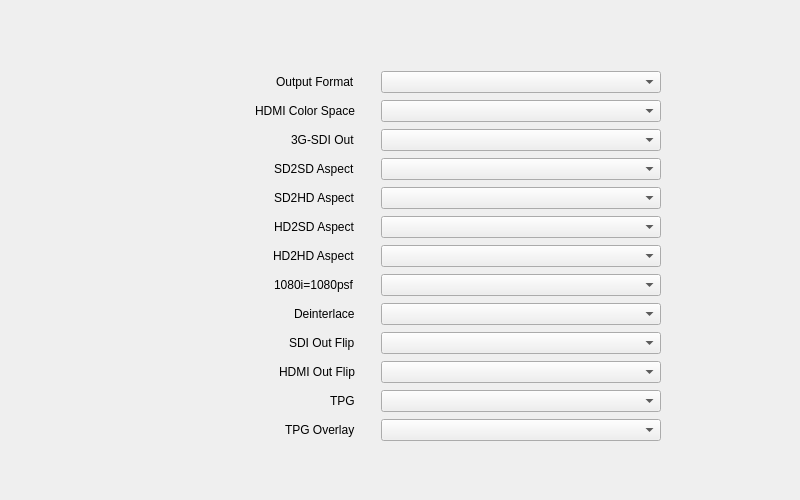
<?xml version="1.0" encoding="UTF-8"?>
<ui version="4.0">
 <class>Cross_Video_Format_Form</class>
 <widget class="QWidget" name="Cross_Video_Format_Form">
  <property name="geometry">
   <rect>
    <x>0</x>
    <y>0</y>
    <width>800</width>
    <height>500</height>
   </rect>
  </property>
  <property name="windowTitle">
   <string>Form</string>
  </property>
  <widget class="QWidget" name="layoutWidget">
   <property name="geometry">
    <rect>
     <x>110</x>
     <y>70</y>
     <width>591</width>
     <height>373</height>
    </rect>
   </property>
   <layout class="QGridLayout" name="gridLayout">
    <item row="3" column="1">
     <layout class="QHBoxLayout" name="horizontalLayout_10">
      <property name="leftMargin">
       <number>20</number>
      </property>
      <item>
       <widget class="QComboBox" name="SD2SD_aspect_comboBox">
        <property name="sizePolicy">
         <sizepolicy hsizetype="Minimum" vsizetype="Fixed">
          <horstretch>0</horstretch>
          <verstretch>0</verstretch>
         </sizepolicy>
        </property>
        <property name="minimumSize">
         <size>
          <width>280</width>
          <height>0</height>
         </size>
        </property>
       </widget>
      </item>
      <item>
       <spacer name="horizontalSpacer_10">
        <property name="orientation">
         <enum>Qt::Orientation::Horizontal</enum>
        </property>
        <property name="sizeHint" stdset="0">
         <size>
          <width>40</width>
          <height>20</height>
         </size>
        </property>
       </spacer>
      </item>
     </layout>
    </item>
    <item row="1" column="1">
     <layout class="QHBoxLayout" name="horizontalLayout_3">
      <property name="leftMargin">
       <number>20</number>
      </property>
      <item>
       <widget class="QComboBox" name="hdmiColorSpace_comboBox">
        <property name="sizePolicy">
         <sizepolicy hsizetype="Minimum" vsizetype="Fixed">
          <horstretch>0</horstretch>
          <verstretch>0</verstretch>
         </sizepolicy>
        </property>
        <property name="minimumSize">
         <size>
          <width>280</width>
          <height>0</height>
         </size>
        </property>
       </widget>
      </item>
      <item>
       <spacer name="horizontalSpacer_8">
        <property name="orientation">
         <enum>Qt::Orientation::Horizontal</enum>
        </property>
        <property name="sizeHint" stdset="0">
         <size>
          <width>40</width>
          <height>20</height>
         </size>
        </property>
       </spacer>
      </item>
     </layout>
    </item>
    <item row="6" column="0">
     <layout class="QHBoxLayout" name="horizontalLayout_19">
      <item>
       <spacer name="horizontalSpacer_19">
        <property name="orientation">
         <enum>Qt::Orientation::Horizontal</enum>
        </property>
        <property name="sizeHint" stdset="0">
         <size>
          <width>40</width>
          <height>20</height>
         </size>
        </property>
       </spacer>
      </item>
      <item>
       <widget class="QLabel" name="HD2HD_aspect_label">
        <property name="text">
         <string>HD2HD Aspect</string>
        </property>
       </widget>
      </item>
     </layout>
    </item>
    <item row="5" column="0">
     <layout class="QHBoxLayout" name="horizontalLayout_17">
      <item>
       <spacer name="horizontalSpacer_17">
        <property name="orientation">
         <enum>Qt::Orientation::Horizontal</enum>
        </property>
        <property name="sizeHint" stdset="0">
         <size>
          <width>40</width>
          <height>20</height>
         </size>
        </property>
       </spacer>
      </item>
      <item>
       <widget class="QLabel" name="HD2SD_aspect_label">
        <property name="text">
         <string>HD2SD Aspect</string>
        </property>
       </widget>
      </item>
     </layout>
    </item>
    <item row="1" column="0">
     <layout class="QHBoxLayout" name="horizontalLayout_4">
      <item>
       <spacer name="horizontalSpacer_2">
        <property name="orientation">
         <enum>Qt::Orientation::Horizontal</enum>
        </property>
        <property name="sizeHint" stdset="0">
         <size>
          <width>40</width>
          <height>20</height>
         </size>
        </property>
       </spacer>
      </item>
      <item>
       <widget class="QLabel" name="hdmiColorSpace_label">
        <property name="text">
         <string>HDMI Color Space</string>
        </property>
       </widget>
      </item>
     </layout>
    </item>
    <item row="7" column="1">
     <layout class="QHBoxLayout" name="horizontalLayout_11">
      <property name="leftMargin">
       <number>20</number>
      </property>
      <item>
       <widget class="QComboBox" name="i2psfMode_comboBox">
        <property name="sizePolicy">
         <sizepolicy hsizetype="Minimum" vsizetype="Fixed">
          <horstretch>0</horstretch>
          <verstretch>0</verstretch>
         </sizepolicy>
        </property>
        <property name="minimumSize">
         <size>
          <width>280</width>
          <height>0</height>
         </size>
        </property>
       </widget>
      </item>
      <item>
       <spacer name="horizontalSpacer_11">
        <property name="orientation">
         <enum>Qt::Orientation::Horizontal</enum>
        </property>
        <property name="sizeHint" stdset="0">
         <size>
          <width>40</width>
          <height>20</height>
         </size>
        </property>
       </spacer>
      </item>
     </layout>
    </item>
    <item row="11" column="1">
     <layout class="QHBoxLayout" name="horizontalLayout_24">
      <property name="leftMargin">
       <number>20</number>
      </property>
      <item>
       <widget class="QComboBox" name="pattern_combox">
        <property name="sizePolicy">
         <sizepolicy hsizetype="Minimum" vsizetype="Fixed">
          <horstretch>0</horstretch>
          <verstretch>0</verstretch>
         </sizepolicy>
        </property>
        <property name="minimumSize">
         <size>
          <width>280</width>
          <height>0</height>
         </size>
        </property>
       </widget>
      </item>
      <item>
       <spacer name="horizontalSpacer_23">
        <property name="orientation">
         <enum>Qt::Orientation::Horizontal</enum>
        </property>
        <property name="sizeHint" stdset="0">
         <size>
          <width>40</width>
          <height>20</height>
         </size>
        </property>
       </spacer>
      </item>
     </layout>
    </item>
    <item row="8" column="1">
     <layout class="QHBoxLayout" name="horizontalLayout_22">
      <property name="leftMargin">
       <number>20</number>
      </property>
      <item>
       <widget class="QComboBox" name="deinterlace__comboBox">
        <property name="sizePolicy">
         <sizepolicy hsizetype="Minimum" vsizetype="Fixed">
          <horstretch>0</horstretch>
          <verstretch>0</verstretch>
         </sizepolicy>
        </property>
        <property name="minimumSize">
         <size>
          <width>280</width>
          <height>0</height>
         </size>
        </property>
       </widget>
      </item>
      <item>
       <spacer name="horizontalSpacer_25">
        <property name="orientation">
         <enum>Qt::Orientation::Horizontal</enum>
        </property>
        <property name="sizeHint" stdset="0">
         <size>
          <width>40</width>
          <height>20</height>
         </size>
        </property>
       </spacer>
      </item>
     </layout>
    </item>
    <item row="3" column="0">
     <layout class="QHBoxLayout" name="horizontalLayout_6">
      <item>
       <spacer name="horizontalSpacer_4">
        <property name="orientation">
         <enum>Qt::Orientation::Horizontal</enum>
        </property>
        <property name="sizeHint" stdset="0">
         <size>
          <width>40</width>
          <height>20</height>
         </size>
        </property>
       </spacer>
      </item>
      <item>
       <widget class="QLabel" name="SD2SD_aspect_label">
        <property name="text">
         <string>SD2SD Aspect</string>
        </property>
       </widget>
      </item>
     </layout>
    </item>
    <item row="5" column="1">
     <layout class="QHBoxLayout" name="horizontalLayout_18">
      <property name="leftMargin">
       <number>20</number>
      </property>
      <item>
       <widget class="QComboBox" name="HD2SD_aspect_comboBox">
        <property name="sizePolicy">
         <sizepolicy hsizetype="Minimum" vsizetype="Fixed">
          <horstretch>0</horstretch>
          <verstretch>0</verstretch>
         </sizepolicy>
        </property>
        <property name="minimumSize">
         <size>
          <width>280</width>
          <height>0</height>
         </size>
        </property>
       </widget>
      </item>
      <item>
       <spacer name="horizontalSpacer_18">
        <property name="orientation">
         <enum>Qt::Orientation::Horizontal</enum>
        </property>
        <property name="sizeHint" stdset="0">
         <size>
          <width>40</width>
          <height>20</height>
         </size>
        </property>
       </spacer>
      </item>
     </layout>
    </item>
    <item row="11" column="0">
     <layout class="QHBoxLayout" name="horizontalLayout_23">
      <item>
       <spacer name="horizontalSpacer_22">
        <property name="orientation">
         <enum>Qt::Orientation::Horizontal</enum>
        </property>
        <property name="sizeHint" stdset="0">
         <size>
          <width>40</width>
          <height>20</height>
         </size>
        </property>
       </spacer>
      </item>
      <item>
       <widget class="QLabel" name="sdiImageFlip_label_2">
        <property name="text">
         <string>TPG</string>
        </property>
       </widget>
      </item>
     </layout>
    </item>
    <item row="9" column="1">
     <layout class="QHBoxLayout" name="horizontalLayout_12">
      <property name="leftMargin">
       <number>20</number>
      </property>
      <item>
       <widget class="QComboBox" name="sdiImageFlip_comboBox">
        <property name="sizePolicy">
         <sizepolicy hsizetype="Minimum" vsizetype="Fixed">
          <horstretch>0</horstretch>
          <verstretch>0</verstretch>
         </sizepolicy>
        </property>
        <property name="minimumSize">
         <size>
          <width>280</width>
          <height>0</height>
         </size>
        </property>
       </widget>
      </item>
      <item>
       <spacer name="horizontalSpacer_12">
        <property name="orientation">
         <enum>Qt::Orientation::Horizontal</enum>
        </property>
        <property name="sizeHint" stdset="0">
         <size>
          <width>40</width>
          <height>20</height>
         </size>
        </property>
       </spacer>
      </item>
     </layout>
    </item>
    <item row="6" column="1">
     <layout class="QHBoxLayout" name="horizontalLayout_20">
      <property name="leftMargin">
       <number>20</number>
      </property>
      <item>
       <widget class="QComboBox" name="HD2HD_aspect_comboBox">
        <property name="sizePolicy">
         <sizepolicy hsizetype="Minimum" vsizetype="Fixed">
          <horstretch>0</horstretch>
          <verstretch>0</verstretch>
         </sizepolicy>
        </property>
        <property name="minimumSize">
         <size>
          <width>280</width>
          <height>0</height>
         </size>
        </property>
       </widget>
      </item>
      <item>
       <spacer name="horizontalSpacer_20">
        <property name="orientation">
         <enum>Qt::Orientation::Horizontal</enum>
        </property>
        <property name="sizeHint" stdset="0">
         <size>
          <width>40</width>
          <height>20</height>
         </size>
        </property>
       </spacer>
      </item>
     </layout>
    </item>
    <item row="0" column="1">
     <layout class="QHBoxLayout" name="horizontalLayout">
      <property name="leftMargin">
       <number>20</number>
      </property>
      <item>
       <widget class="QComboBox" name="outputFormat_comboBox">
        <property name="sizePolicy">
         <sizepolicy hsizetype="Minimum" vsizetype="Fixed">
          <horstretch>0</horstretch>
          <verstretch>0</verstretch>
         </sizepolicy>
        </property>
        <property name="minimumSize">
         <size>
          <width>280</width>
          <height>0</height>
         </size>
        </property>
       </widget>
      </item>
      <item>
       <spacer name="horizontalSpacer_7">
        <property name="orientation">
         <enum>Qt::Orientation::Horizontal</enum>
        </property>
        <property name="sizeHint" stdset="0">
         <size>
          <width>40</width>
          <height>20</height>
         </size>
        </property>
       </spacer>
      </item>
     </layout>
    </item>
    <item row="10" column="0">
     <layout class="QHBoxLayout" name="horizontalLayout_13">
      <item>
       <spacer name="horizontalSpacer_13">
        <property name="orientation">
         <enum>Qt::Orientation::Horizontal</enum>
        </property>
        <property name="sizeHint" stdset="0">
         <size>
          <width>40</width>
          <height>20</height>
         </size>
        </property>
       </spacer>
      </item>
      <item>
       <widget class="QLabel" name="hdmiImageFlip_label">
        <property name="text">
         <string>HDMI Out Flip</string>
        </property>
       </widget>
      </item>
     </layout>
    </item>
    <item row="2" column="1">
     <layout class="QHBoxLayout" name="horizontalLayout_9">
      <property name="leftMargin">
       <number>20</number>
      </property>
      <item>
       <widget class="QComboBox" name="sdiOutputFormat_comboBox">
        <property name="sizePolicy">
         <sizepolicy hsizetype="Minimum" vsizetype="Fixed">
          <horstretch>0</horstretch>
          <verstretch>0</verstretch>
         </sizepolicy>
        </property>
        <property name="minimumSize">
         <size>
          <width>280</width>
          <height>0</height>
         </size>
        </property>
       </widget>
      </item>
      <item>
       <spacer name="horizontalSpacer_9">
        <property name="orientation">
         <enum>Qt::Orientation::Horizontal</enum>
        </property>
        <property name="sizeHint" stdset="0">
         <size>
          <width>40</width>
          <height>20</height>
         </size>
        </property>
       </spacer>
      </item>
     </layout>
    </item>
    <item row="0" column="0">
     <layout class="QHBoxLayout" name="horizontalLayout_2">
      <item>
       <spacer name="horizontalSpacer">
        <property name="orientation">
         <enum>Qt::Orientation::Horizontal</enum>
        </property>
        <property name="sizeHint" stdset="0">
         <size>
          <width>40</width>
          <height>20</height>
         </size>
        </property>
       </spacer>
      </item>
      <item>
       <widget class="QLabel" name="outputFormat_label">
        <property name="text">
         <string>Output Format</string>
        </property>
       </widget>
      </item>
     </layout>
    </item>
    <item row="4" column="1">
     <layout class="QHBoxLayout" name="horizontalLayout_16">
      <property name="leftMargin">
       <number>20</number>
      </property>
      <item>
       <widget class="QComboBox" name="SD2HD_aspect_comboBox">
        <property name="sizePolicy">
         <sizepolicy hsizetype="Minimum" vsizetype="Fixed">
          <horstretch>0</horstretch>
          <verstretch>0</verstretch>
         </sizepolicy>
        </property>
        <property name="minimumSize">
         <size>
          <width>280</width>
          <height>0</height>
         </size>
        </property>
       </widget>
      </item>
      <item>
       <spacer name="horizontalSpacer_16">
        <property name="orientation">
         <enum>Qt::Orientation::Horizontal</enum>
        </property>
        <property name="sizeHint" stdset="0">
         <size>
          <width>40</width>
          <height>20</height>
         </size>
        </property>
       </spacer>
      </item>
     </layout>
    </item>
    <item row="9" column="0">
     <layout class="QHBoxLayout" name="horizontalLayout_8">
      <item>
       <spacer name="horizontalSpacer_6">
        <property name="orientation">
         <enum>Qt::Orientation::Horizontal</enum>
        </property>
        <property name="sizeHint" stdset="0">
         <size>
          <width>40</width>
          <height>20</height>
         </size>
        </property>
       </spacer>
      </item>
      <item>
       <widget class="QLabel" name="sdiImageFlip_label">
        <property name="text">
         <string>SDI Out Flip</string>
        </property>
       </widget>
      </item>
     </layout>
    </item>
    <item row="10" column="1">
     <layout class="QHBoxLayout" name="horizontalLayout_14">
      <property name="leftMargin">
       <number>20</number>
      </property>
      <item>
       <widget class="QComboBox" name="hdmiImageFlip_comboBox">
        <property name="sizePolicy">
         <sizepolicy hsizetype="Minimum" vsizetype="Fixed">
          <horstretch>0</horstretch>
          <verstretch>0</verstretch>
         </sizepolicy>
        </property>
        <property name="minimumSize">
         <size>
          <width>280</width>
          <height>0</height>
         </size>
        </property>
       </widget>
      </item>
      <item>
       <spacer name="horizontalSpacer_14">
        <property name="orientation">
         <enum>Qt::Orientation::Horizontal</enum>
        </property>
        <property name="sizeHint" stdset="0">
         <size>
          <width>40</width>
          <height>20</height>
         </size>
        </property>
       </spacer>
      </item>
     </layout>
    </item>
    <item row="7" column="0">
     <layout class="QHBoxLayout" name="horizontalLayout_7">
      <item>
       <spacer name="horizontalSpacer_5">
        <property name="orientation">
         <enum>Qt::Orientation::Horizontal</enum>
        </property>
        <property name="sizeHint" stdset="0">
         <size>
          <width>40</width>
          <height>20</height>
         </size>
        </property>
       </spacer>
      </item>
      <item>
       <widget class="QLabel" name="i2psfMode_label">
        <property name="text">
         <string>1080i=1080psf</string>
        </property>
       </widget>
      </item>
     </layout>
    </item>
    <item row="2" column="0">
     <layout class="QHBoxLayout" name="horizontalLayout_5">
      <item>
       <spacer name="horizontalSpacer_3">
        <property name="orientation">
         <enum>Qt::Orientation::Horizontal</enum>
        </property>
        <property name="sizeHint" stdset="0">
         <size>
          <width>40</width>
          <height>20</height>
         </size>
        </property>
       </spacer>
      </item>
      <item>
       <widget class="QLabel" name="sdiOutputFormat_label">
        <property name="text">
         <string>3G-SDI Out</string>
        </property>
       </widget>
      </item>
     </layout>
    </item>
    <item row="8" column="0">
     <layout class="QHBoxLayout" name="horizontalLayout_21">
      <item>
       <spacer name="horizontalSpacer_21">
        <property name="orientation">
         <enum>Qt::Orientation::Horizontal</enum>
        </property>
        <property name="sizeHint" stdset="0">
         <size>
          <width>40</width>
          <height>20</height>
         </size>
        </property>
       </spacer>
      </item>
      <item>
       <widget class="QLabel" name="i2psfMode_label_2">
        <property name="text">
         <string>Deinterlace</string>
        </property>
       </widget>
      </item>
     </layout>
    </item>
    <item row="4" column="0">
     <layout class="QHBoxLayout" name="horizontalLayout_15">
      <item>
       <spacer name="horizontalSpacer_15">
        <property name="orientation">
         <enum>Qt::Orientation::Horizontal</enum>
        </property>
        <property name="sizeHint" stdset="0">
         <size>
          <width>40</width>
          <height>20</height>
         </size>
        </property>
       </spacer>
      </item>
      <item>
       <widget class="QLabel" name="SD2HD_aspect_label">
        <property name="text">
         <string>SD2HD Aspect</string>
        </property>
       </widget>
      </item>
     </layout>
    </item>
    <item row="12" column="0">
     <layout class="QHBoxLayout" name="horizontalLayout_25">
      <item>
       <spacer name="horizontalSpacer_24">
        <property name="orientation">
         <enum>Qt::Orientation::Horizontal</enum>
        </property>
        <property name="sizeHint" stdset="0">
         <size>
          <width>40</width>
          <height>20</height>
         </size>
        </property>
       </spacer>
      </item>
      <item>
       <widget class="QLabel" name="sdiImageFlip_label_3">
        <property name="text">
         <string>TPG Overlay</string>
        </property>
       </widget>
      </item>
     </layout>
    </item>
    <item row="12" column="1">
     <layout class="QHBoxLayout" name="horizontalLayout_26">
      <property name="leftMargin">
       <number>20</number>
      </property>
      <item>
       <widget class="QComboBox" name="sdiImageFlip_combox">
        <property name="sizePolicy">
         <sizepolicy hsizetype="Minimum" vsizetype="Fixed">
          <horstretch>0</horstretch>
          <verstretch>0</verstretch>
         </sizepolicy>
        </property>
        <property name="minimumSize">
         <size>
          <width>280</width>
          <height>0</height>
         </size>
        </property>
       </widget>
      </item>
      <item>
       <spacer name="horizontalSpacer_26">
        <property name="orientation">
         <enum>Qt::Orientation::Horizontal</enum>
        </property>
        <property name="sizeHint" stdset="0">
         <size>
          <width>40</width>
          <height>20</height>
         </size>
        </property>
       </spacer>
      </item>
     </layout>
    </item>
   </layout>
  </widget>
 </widget>
 <resources/>
 <connections/>
</ui>
